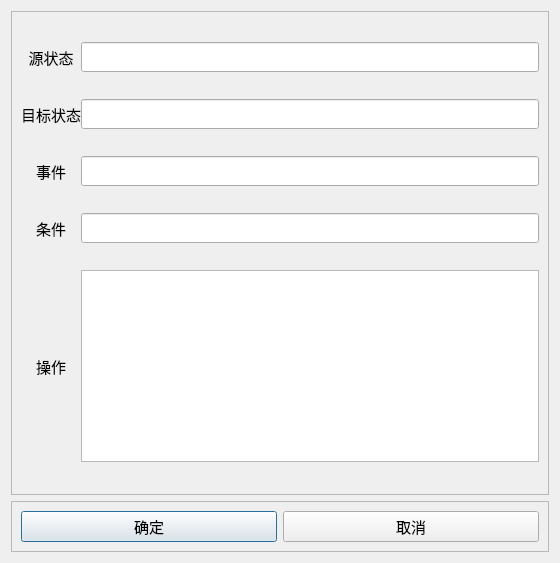
<?xml version="1.0" encoding="UTF-8"?>
<ui version="4.0">
 <class>Dialog_Add_Transition</class>
 <widget class="QDialog" name="Dialog_Add_Transition">
  <property name="geometry">
   <rect>
    <x>0</x>
    <y>0</y>
    <width>560</width>
    <height>563</height>
   </rect>
  </property>
  <property name="windowTitle">
   <string>Dialog</string>
  </property>
  <layout class="QVBoxLayout" name="verticalLayout" stretch="2,0">
   <item>
    <widget class="QFrame" name="frame">
     <property name="font">
      <font>
       <family>Bahnschrift SemiBold Condensed</family>
      </font>
     </property>
     <property name="frameShape">
      <enum>QFrame::StyledPanel</enum>
     </property>
     <property name="frameShadow">
      <enum>QFrame::Raised</enum>
     </property>
     <layout class="QGridLayout" name="gridLayout" rowstretch="1,1,1,1,1">
      <property name="horizontalSpacing">
       <number>0</number>
      </property>
      <item row="4" column="0">
       <widget class="QLabel" name="label_op">
        <property name="font">
         <font>
          <family>微软雅黑</family>
          <pointsize>11</pointsize>
         </font>
        </property>
        <property name="text">
         <string>操作</string>
        </property>
        <property name="alignment">
         <set>Qt::AlignCenter</set>
        </property>
       </widget>
      </item>
      <item row="3" column="0">
       <widget class="QLabel" name="label_condition">
        <property name="font">
         <font>
          <family>微软雅黑</family>
          <pointsize>11</pointsize>
         </font>
        </property>
        <property name="text">
         <string>条件</string>
        </property>
        <property name="alignment">
         <set>Qt::AlignCenter</set>
        </property>
       </widget>
      </item>
      <item row="2" column="0">
       <widget class="QLabel" name="label_event">
        <property name="font">
         <font>
          <family>微软雅黑</family>
          <pointsize>11</pointsize>
         </font>
        </property>
        <property name="text">
         <string>事件</string>
        </property>
        <property name="alignment">
         <set>Qt::AlignCenter</set>
        </property>
       </widget>
      </item>
      <item row="4" column="1">
       <widget class="QTextEdit" name="edit_op">
        <property name="sizePolicy">
         <sizepolicy hsizetype="Expanding" vsizetype="Fixed">
          <horstretch>0</horstretch>
          <verstretch>0</verstretch>
         </sizepolicy>
        </property>
        <property name="font">
         <font>
          <family>微软雅黑</family>
          <pointsize>11</pointsize>
         </font>
        </property>
       </widget>
      </item>
      <item row="1" column="1">
       <widget class="QLineEdit" name="edit_target_state">
        <property name="font">
         <font>
          <family>微软雅黑</family>
          <pointsize>11</pointsize>
         </font>
        </property>
       </widget>
      </item>
      <item row="0" column="0">
       <widget class="QLabel" name="label_source_state">
        <property name="font">
         <font>
          <family>微软雅黑</family>
          <pointsize>11</pointsize>
         </font>
        </property>
        <property name="text">
         <string>源状态</string>
        </property>
        <property name="alignment">
         <set>Qt::AlignCenter</set>
        </property>
       </widget>
      </item>
      <item row="0" column="1">
       <widget class="QLineEdit" name="edit_source_state">
        <property name="font">
         <font>
          <family>微软雅黑</family>
          <pointsize>11</pointsize>
         </font>
        </property>
       </widget>
      </item>
      <item row="2" column="1">
       <widget class="QLineEdit" name="edit_event">
        <property name="font">
         <font>
          <family>微软雅黑</family>
          <pointsize>11</pointsize>
         </font>
        </property>
       </widget>
      </item>
      <item row="1" column="0">
       <widget class="QLabel" name="label_target_state">
        <property name="font">
         <font>
          <family>微软雅黑</family>
          <pointsize>11</pointsize>
         </font>
        </property>
        <property name="text">
         <string>目标状态</string>
        </property>
        <property name="alignment">
         <set>Qt::AlignCenter</set>
        </property>
       </widget>
      </item>
      <item row="3" column="1">
       <widget class="QLineEdit" name="edit_condition">
        <property name="font">
         <font>
          <family>微软雅黑</family>
          <pointsize>11</pointsize>
         </font>
        </property>
       </widget>
      </item>
     </layout>
    </widget>
   </item>
   <item>
    <widget class="QFrame" name="frame_2">
     <property name="frameShape">
      <enum>QFrame::StyledPanel</enum>
     </property>
     <property name="frameShadow">
      <enum>QFrame::Raised</enum>
     </property>
     <layout class="QHBoxLayout" name="horizontalLayout">
      <item>
       <widget class="QPushButton" name="button_accept">
        <property name="font">
         <font>
          <family>微软雅黑</family>
          <pointsize>11</pointsize>
         </font>
        </property>
        <property name="text">
         <string>确定</string>
        </property>
       </widget>
      </item>
      <item>
       <widget class="QPushButton" name="button_cancle">
        <property name="font">
         <font>
          <family>微软雅黑</family>
          <pointsize>11</pointsize>
         </font>
        </property>
        <property name="text">
         <string>取消</string>
        </property>
       </widget>
      </item>
     </layout>
    </widget>
   </item>
  </layout>
 </widget>
 <resources/>
 <connections/>
</ui>
